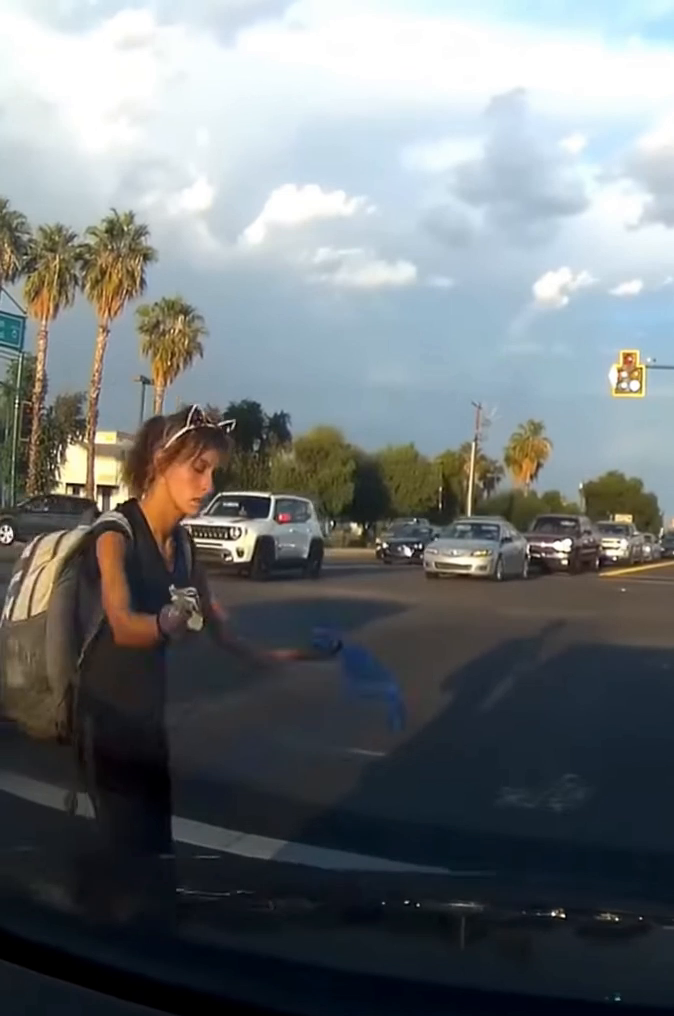
#> input picture frame 6 of ped_new.mp4, 674 x 1016 px, given in place of dashcam.MOV, which was not available
$ python tracking.py
#> lines starting #> are read from the running program, lines starting #| are printed output that depends on the picture; after the words box and inside, x2 and y2 are one past the last pixel; in counts of white or black regions, pixels touching at a corner belong together; pictures that were not available may be replaced by others from this repository, and a replacement may not be noted
import cv2

cap = cv2.VideoCapture('dashcam.MOV')

#classifier taken from here for now: https://github.com/afzal442/Real-Time_Vehicle_Detection-as-Simple/blob/master/cars.xml
car_cascade = cv2.CascadeClassifier('cars.xml')

while True:
   ret, frames = cap.read()
#> frames is the input picture: shape (1016, 674, 3); mean B, G, R 120.2, 118.1, 112.7
   gray = cv2.cvtColor(frames, cv2.COLOR_BGR2GRAY)
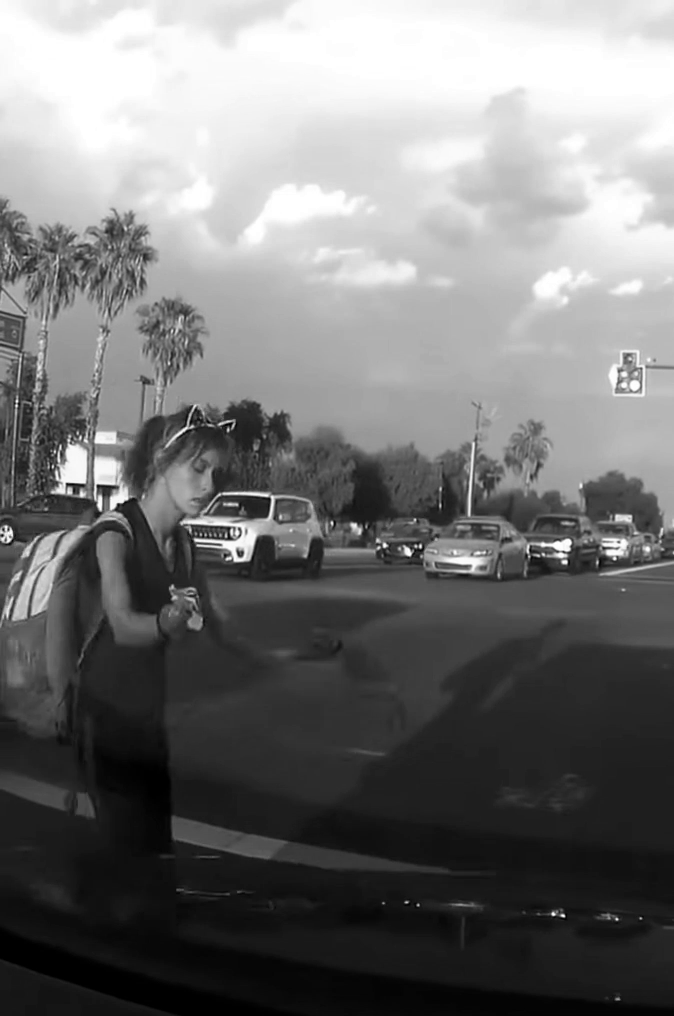
#> gray: shape (1016, 674); min 0, max 255, mean 116.7

   cars = car_cascade.detectMultiScale(gray, 1.1, 1)
#> cars = [[235, 477, 44, 44], [444, 500, 60, 60], [346, 492, 106, 106]]

   #make rectangles
   for(x,y,w,h) in cars:
      cv2.rectangle(frames,(x,y),(x+w,y+h),(0,0,255),2)
#> this loop made 3 passes
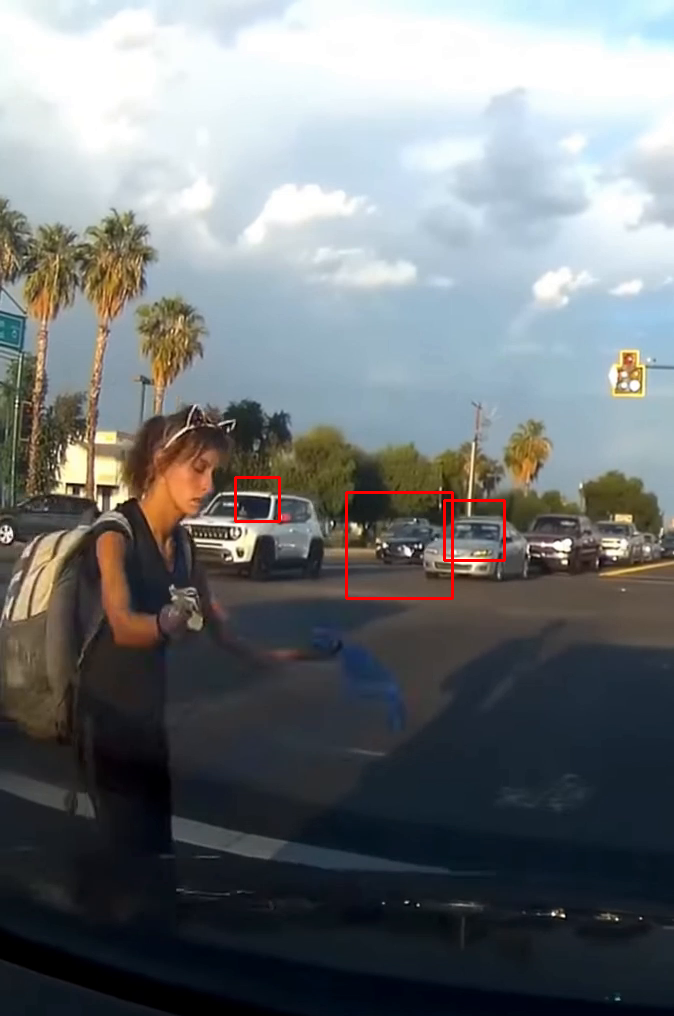
#> frames: shape (1016, 674, 3); 0.36% of pixels changed, all inside (x1, y1, x2, y2) = (234, 476, 506, 600)

   cv2.imshow('video', frames)

   if cv2.waitKey(33) == 27:
#> (key Esc is pressed here)
     break;

$ run again, starting later in the video
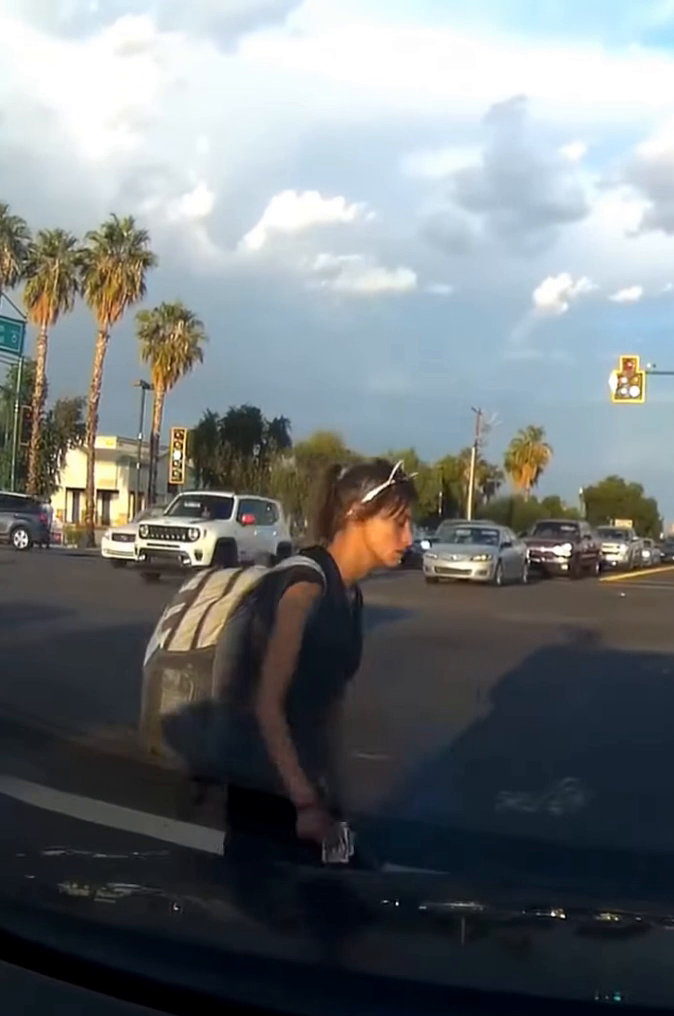
#> input picture frame 30 of ped_new.mp4, 674 x 1016 px, given in place of dashcam.MOV, which was not available
#> frames is the input picture: shape (1016, 674, 3); mean B, G, R 122.1, 120, 114.6
#> `gray = cv2.cvtColor(frames, cv2.COLOR_BGR2GRAY)`:
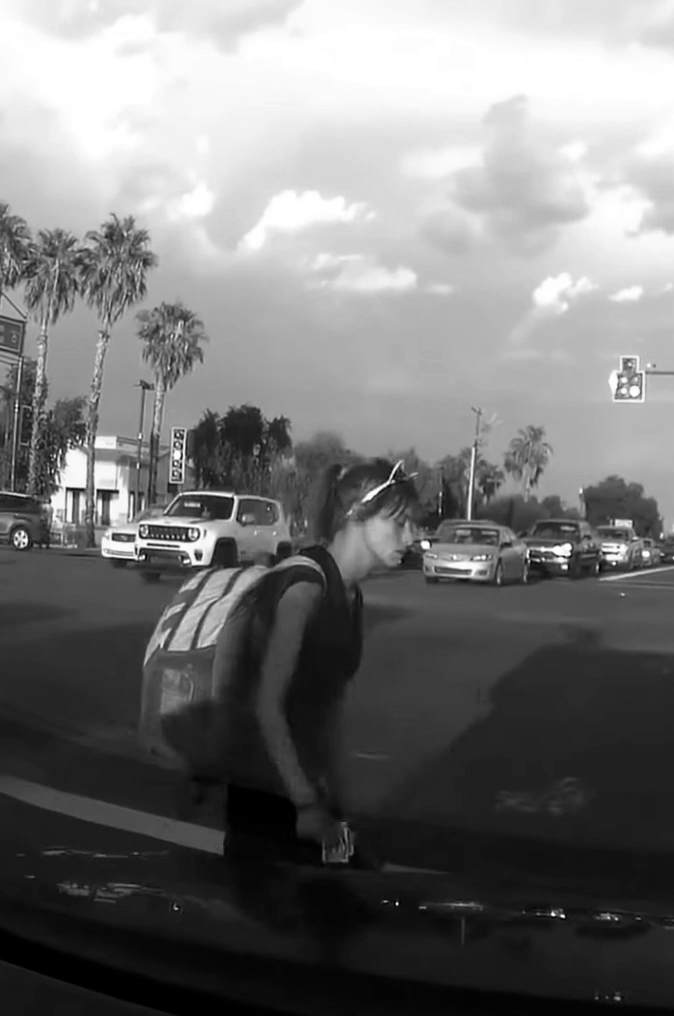
#> gray: shape (1016, 674); min 0, max 255, mean 118.7
#> cars = [[420, 566, 24, 24], [140, 562, 29, 29], [102, 513, 40, 40], [198, 478, 44, 44], [438, 501, 62, 62], [564, 873, 92, 92]]
#> the loop `for(x,y,w,h) in cars:` made 6 passes
#> after the loop `for(x,y,w,h) in cars:`:
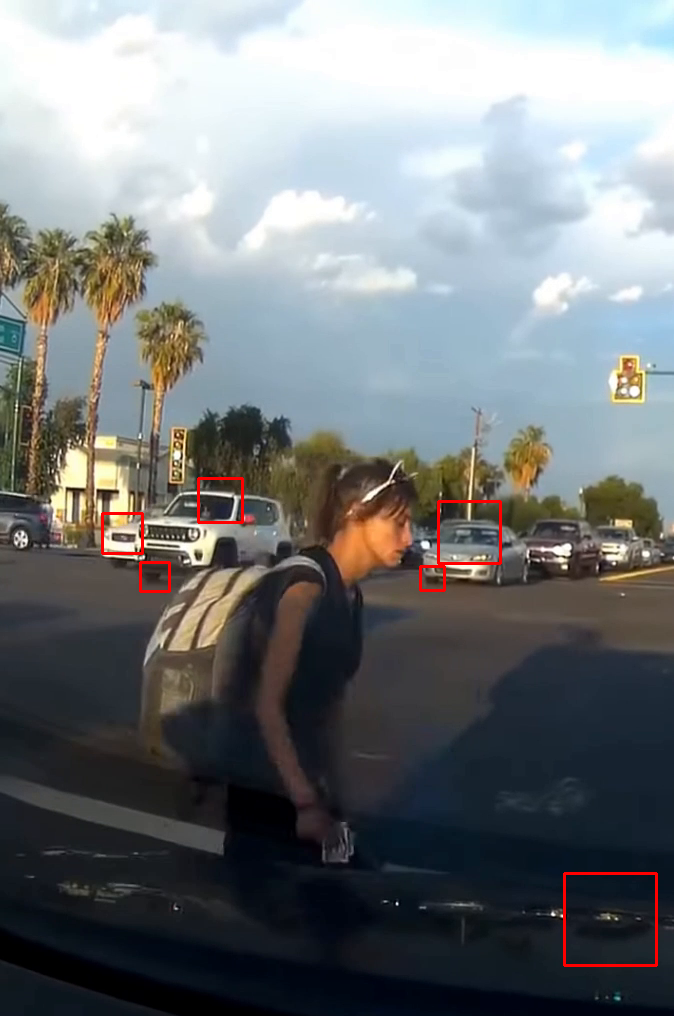
#> frames: shape (1016, 674, 3); 0.51% of pixels changed, all inside (x1, y1, x2, y2) = (101, 477, 658, 967)
